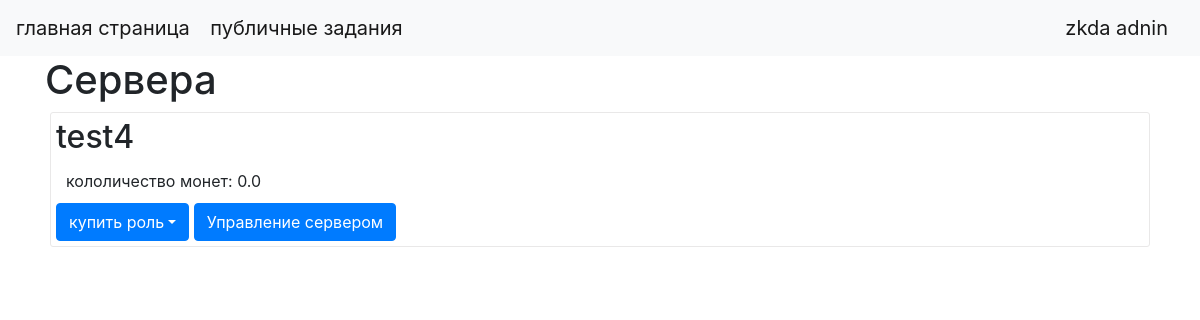
The app's page / (signed in), older data.
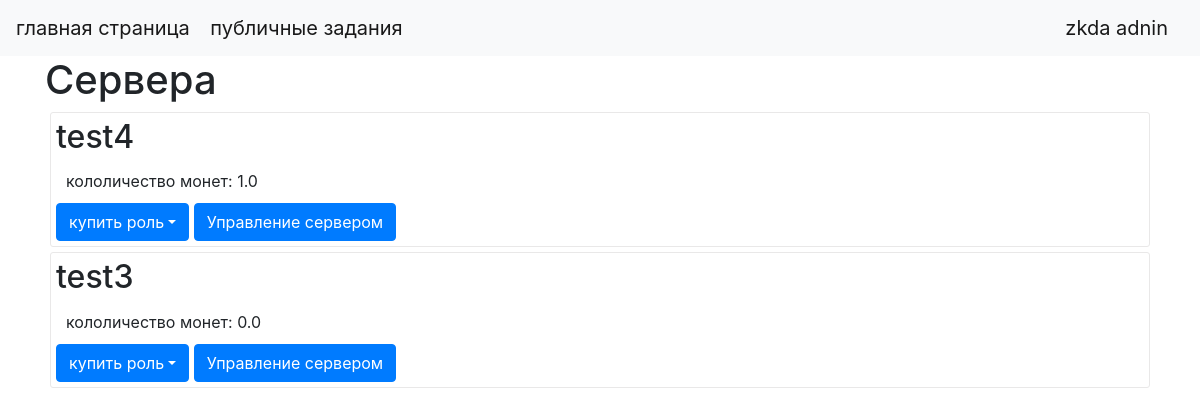
The same page, newer data.
### data/servers.py (models this page shows)
class Servers(SqlAlchemyBase, UserMixin, SerializerMixin):
    __tablename__ = 'servers'
    id = sa.Column(sa.Integer, primary_key=True, autoincrement=True)
    name = sa.Column(sa.String, nullable=False)
    roles_price = sa.Column(sa.JSON, nullable=False, default=dict())  # название : цена

### data/users_to_servers.py (models this page shows)
class UsersToServers(SqlAlchemyBase, UserMixin, SerializerMixin):
    __tablename__ = 'users_to_servers'
    autoincrement = sa.Column(sa.Integer, primary_key=True, autoincrement=True)
    server = sa.Column(sa.Integer, sa.ForeignKey('servers.id'), index=True)
    users = sa.Column(sa.Integer, sa.ForeignKey('users_default.id'), index=True)
    coins = sa.Column(sa.Float, nullable=False, default=0)
    roles = sa.Column(sa.JSON, nullable=False, default=set())
    is_admin = sa.Column(sa.Boolean, default=False, nullable=False)

### main.py (the view)
@app.route("/")
def index():  # опа а где sql?
    param = {}
    if current_user.is_authenticated:
        db_sess = db_session.create_session()
        user_name = current_user.name
        servers = dict()  # ansver.server
        for ansver in db_sess.query(UsersToServers).filter(UsersToServers.users == current_user.id).all():
            server = db_sess.query(Servers).filter(Servers.id == ansver.server).first()
            server_name = server.name
            server_id = server.id
            server_coins = ansver.coins
            is_admin = ansver.is_admin
            user_roles = ansver.roles
            servers_roles = server.roles_price
            servers[server_name] = {
                'server_coins': server_coins,
                'is_admin': is_admin,
                'server_id': server_id,
                'servers_roles': servers_roles,
                'user_roles': user_roles
            }
        param['is_login'] = current_user.is_authenticated
        param['username'] = user_name
        param['servers'] = servers
        param['is_admin'] = None
        param['status'] = None
    return render_template("index.html", **param)

### data/db_session.py (called while the page is built)
def create_session() -> Session:
    global __factory
    return __factory()

### main.py (called while the page is built)
@login_manager.user_loader
def load_user(user_id):
    db_sess = db_session.create_session()
    return db_sess.query(UsersDefault).get(user_id)

### templates/index.html (shortened to what this page needs)
{% extends "base.html" %}
{% block content %}
{% if is_login %}
<div>
    <h1>Сервера</h1>
    {% for item in servers %}
    <div  style="border: 1px solid #e9e8e8; border-radius: 3px; margin-bottom: 1rem; padding: 5px; margin: 5px">
        <h2>{{item}}</h2>
            <div style="padding: 5px; margin: 5px">кололичество монет: {{servers[item]['server_coins']}}</div>
            <div class="dropdown{{servers[item]['server_id']}}">
                <button class="btn btn-primary dropdown-toggle" type="button" id="about-us" data-toggle="dropdown" aria-haspopup="true" aria-expanded="false">купить роль</button>
        {% if servers[item]['is_admin'] %}
            <a class="btn btn-primary " href="/server_menejment/{{servers[item]['server_id']}}">Управление сервером</a>
        {% endif %}
                </div>
    </div>
    {% endfor %}
</div>
{% else %}
<div>
   <a class="btn btn-primary " href="/register">Зарегистрироваться</a>
   <br><br><br>
   <a class="btn btn-success" href="/login">Войти</a>
</div>
{% endif %}
{% endblock %}

Row changes from the older to the newer data that the page shows:
changed Servers "test4": name.coins "0.0" → "1.0"
now on this page (row unchanged): Servers: name "test3", name.coins "0.0"
